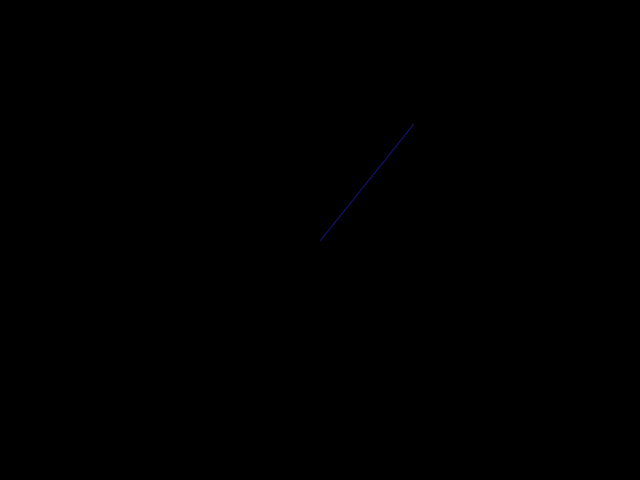
Frame 1 (no input)
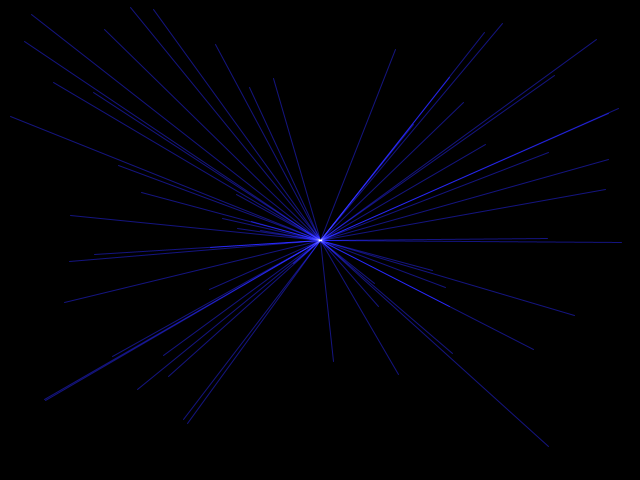
Frame 60 (the mouse pressed at the canvas centre just before this capture)
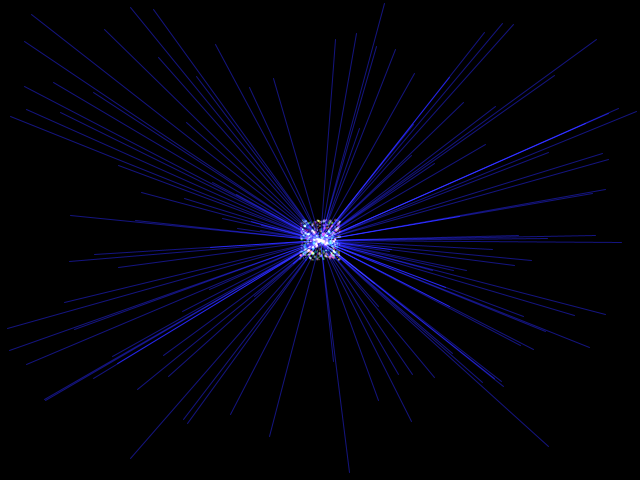
Frame 120 (the mouse held since frame 60 and released just before this capture)

The Processing sketch that drew these frames (run headless with seeded random() and noise(); from frame 60 on, the mouse is pressed at the canvas centre):

// Processing sketch: sketch_006
// ── sketch_006.pde
void setup(){
  size(640, 480);
  background(0);
  //background(255);
}

void draw(){
  blendMode(ADD);
  //blendMode(SUBTRACT);
  //blendMode(BLEND);
  stroke(20, 20, 128);

  float x = random(width);
  float y = random(height);

  line(width/2, height/2, x, y);
  
  if(mousePressed){
    noStroke();
    for(int i = 0; i < 10; i++){
      fill(random(100), random(100), random(100));
      float r = random(1, 3);
      //ellipse(x, y, r * 10, r * 10);
      ellipse(mouseX + random(-20, 20), mouseY + random(-20, 20), r, r);
    }
  }
}
